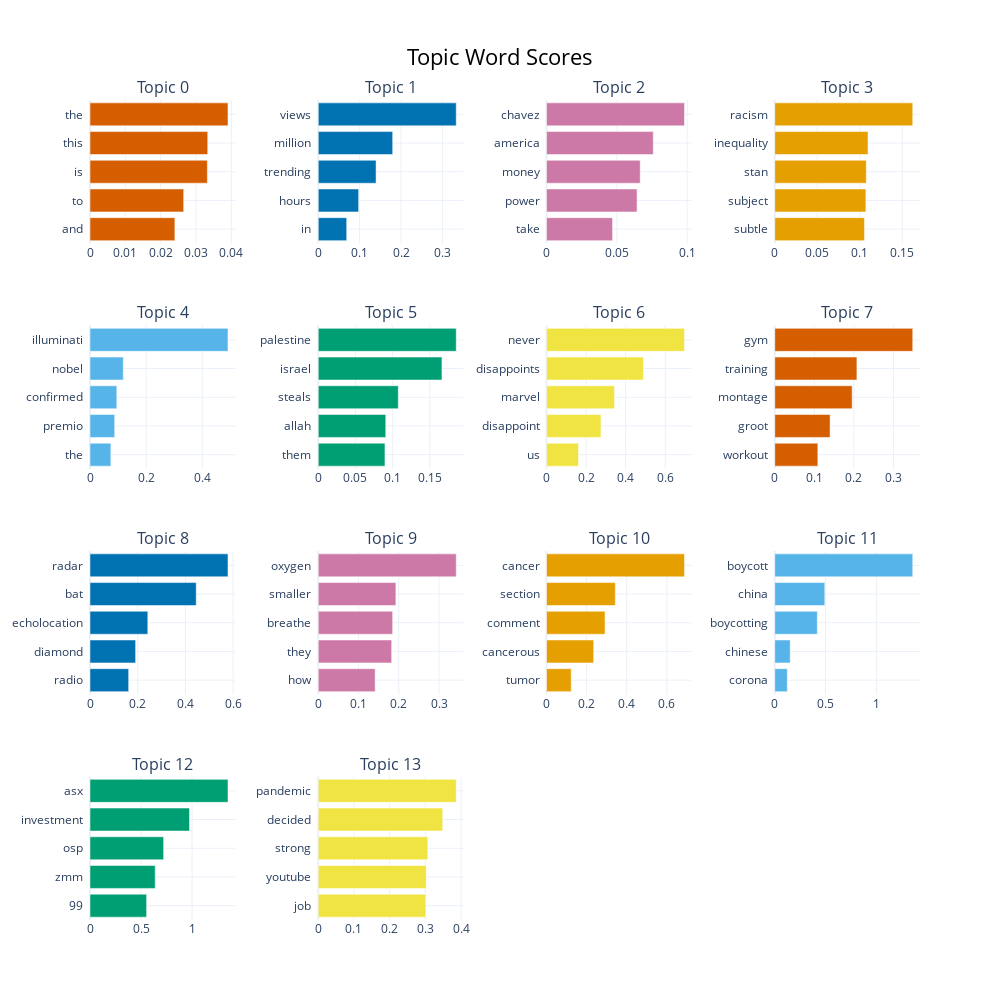

Notebook source saved alongside this figure:
### Code cell
import json
from bertopic import BERTopic

# 1. Recarregar os dados do arquivo (Mude para dataset_DC.json se for analisar a DC)
with open("dataset_Marvel.json", "r", encoding="utf-8") as f:
    data = json.load(f)

todos_comentarios = [c.get("text", "") for m in data.values() for c in m.get("comments", []) if len(c.get("text", "")) > 10]

# 2. Carregar o modelo e reduzir
topic_model = BERTopic.load("modelo_marvel_final")
topic_model.reduce_topics(todos_comentarios, nr_topics=15)

# 3. Gerar o gráfico
topic_model.visualize_barchart(top_n_topics=15)

### Figure 1 — Plotly figure (JSON) as saved in the notebook; plotly's stock layout.template omitted (floating-point values rounded to 4 significant figures)
{"data": [{"marker": {"color": "#D55E00"}, "orientation": "h", "type": "bar", "x": [0.02403, 0.02652, 0.03322, 0.03333, 0.03906], "xaxis": "x", "y": ["and  ", "to  ", "is  ", "this  ", "the  "], "yaxis": "y"}, {"marker": {"color": "#0072B2"}, "orientation": "h", "type": "bar", "x": [0.06874, 0.09761, 0.1398, 0.1799, 0.3335], "xaxis": "x2", "y": ["in  ", "hours  ", "trending  ", "million  ", "views  "], "yaxis": "y2"}, {"marker": {"color": "#CC79A7"}, "orientation": "h", "type": "bar", "x": [0.04695, 0.06437, 0.06659, 0.07588, 0.09807], "xaxis": "x3", "y": ["take  ", "power  ", "money  ", "america  ", "chavez  "], "yaxis": "y3"}, {"marker": {"color": "#E69F00"}, "orientation": "h", "type": "bar", "x": [0.1055, 0.1072, 0.1076, 0.1097, 0.1623], "xaxis": "x4", "y": ["subtle  ", "subject  ", "stan  ", "inequality  ", "racism  "], "yaxis": "y4"}, {"marker": {"color": "#56B4E9"}, "orientation": "h", "type": "bar", "x": [0.07429, 0.08788, 0.09544, 0.1185, 0.4913], "xaxis": "x5", "y": ["the  ", "premio  ", "confirmed  ", "nobel  ", "illuminati  "], "yaxis": "y5"}, {"marker": {"color": "#009E73"}, "orientation": "h", "type": "bar", "x": [0.08961, 0.09071, 0.1075, 0.1662, 0.1854], "xaxis": "x6", "y": ["them  ", "allah  ", "steals  ", "israel  ", "palestine  "], "yaxis": "y6"}, {"marker": {"color": "#F0E442"}, "orientation": "h", "type": "bar", "x": [0.1618, 0.2751, 0.3435, 0.4897, 0.6973], "xaxis": "x7", "y": ["us  ", "disappoint  ", "marvel  ", "disappoints  ", "never  "], "yaxis": "y7"}, {"marker": {"color": "#D55E00"}, "orientation": "h", "type": "bar", "x": [0.1089, 0.1398, 0.1955, 0.2076, 0.3486], "xaxis": "x8", "y": ["workout  ", "groot  ", "montage  ", "training  ", "gym  "], "yaxis": "y8"}, {"marker": {"color": "#0072B2"}, "orientation": "h", "type": "bar", "x": [0.1621, 0.1912, 0.2424, 0.4453, 0.5785], "xaxis": "x9", "y": ["radio  ", "diamond  ", "echolocation  ", "bat  ", "radar  "], "yaxis": "y9"}, {"marker": {"color": "#CC79A7"}, "orientation": "h", "type": "bar", "x": [0.1414, 0.1824, 0.1848, 0.1929, 0.3428], "xaxis": "x10", "y": ["how  ", "they  ", "breathe  ", "smaller  ", "oxygen  "], "yaxis": "y10"}, {"marker": {"color": "#E69F00"}, "orientation": "h", "type": "bar", "x": [0.1232, 0.2353, 0.2919, 0.3431, 0.6881], "xaxis": "x11", "y": ["tumor  ", "cancerous  ", "comment  ", "section  ", "cancer  "], "yaxis": "y11"}, {"marker": {"color": "#56B4E9"}, "orientation": "h", "type": "bar", "x": [0.1237, 0.1519, 0.4189, 0.4925, 1.358], "xaxis": "x12", "y": ["corona  ", "chinese  ", "boycotting  ", "china  ", "boycott  "], "yaxis": "y12"}, {"marker": {"color": "#009E73"}, "orientation": "h", "type": "bar", "x": [0.5549, 0.6392, 0.7217, 0.9754, 1.353], "xaxis": "x13", "y": ["99  ", "zmm  ", "osp  ", "investment  ", "asx  "], "yaxis": "y13"}, {"marker": {"color": "#F0E442"}, "orientation": "h", "type": "bar", "x": [0.3014, 0.3025, 0.3069, 0.3488, 0.3866], "xaxis": "x14", "y": ["job  ", "youtube  ", "strong  ", "decided  ", "pandemic  "], "yaxis": "y14"}], "layout": {"annotations": [{"font": {"size": 16}, "showarrow": false, "text": "Topic 0", "x": 0.0875, "xanchor": "center", "xref": "paper", "y": 1, "yanchor": "bottom", "yref": "paper"}, {"font": {"size": 16}, "showarrow": false, "text": "Topic 1", "x": 0.3625, "xanchor": "center", "xref": "paper", "y": 1, "yanchor": "bottom", "yref": "paper"}, {"font": {"size": 16}, "showarrow": false, "text": "Topic 2", "x": 0.6375, "xanchor": "center", "xref": "paper", "y": 1, "yanchor": "bottom", "yref": "paper"}, {"font": {"size": 16}, "showarrow": false, "text": "Topic 3", "x": 0.9125, "xanchor": "center", "xref": "paper", "y": 1, "yanchor": "bottom", "yref": "paper"}, {"font": {"size": 16}, "showarrow": false, "text": "Topic 4", "x": 0.0875, "xanchor": "center", "xref": "paper", "y": 0.725, "yanchor": "bottom", "yref": "paper"}, {"font": {"size": 16}, "showarrow": false, "text": "Topic 5", "x": 0.3625, "xanchor": "center", "xref": "paper", "y": 0.725, "yanchor": "bottom", "yref": "paper"}, {"font": {"size": 16}, "showarrow": false, "text": "Topic 6", "x": 0.6375, "xanchor": "center", "xref": "paper", "y": 0.725, "yanchor": "bottom", "yref": "paper"}, {"font": {"size": 16}, "showarrow": false, "text": "Topic 7", "x": 0.9125, "xanchor": "center", "xref": "paper", "y": 0.725, "yanchor": "bottom", "yref": "paper"}, {"font": {"size": 16}, "showarrow": false, "text": "Topic 8", "x": 0.0875, "xanchor": "center", "xref": "paper", "y": 0.45, "yanchor": "bottom", "yref": "paper"}, {"font": {"size": 16}, "showarrow": false, "text": "Topic 9", "x": 0.3625, "xanchor": "center", "xref": "paper", "y": 0.45, "yanchor": "bottom", "yref": "paper"}, {"font": {"size": 16}, "showarrow": false, "text": "Topic 10", "x": 0.6375, "xanchor": "center", "xref": "paper", "y": 0.45, "yanchor": "bottom", "yref": "paper"}, {"font": {"size": 16}, "showarrow": false, "text": "Topic 11", "x": 0.9125, "xanchor": "center", "xref": "paper", "y": 0.45, "yanchor": "bottom", "yref": "paper"}, {"font": {"size": 16}, "showarrow": false, "text": "Topic 12", "x": 0.0875, "xanchor": "center", "xref": "paper", "y": 0.175, "yanchor": "bottom", "yref": "paper"}, {"font": {"size": 16}, "showarrow": false, "text": "Topic 13", "x": 0.3625, "xanchor": "center", "xref": "paper", "y": 0.175, "yanchor": "bottom", "yref": "paper"}], "height": 1000, "hoverlabel": {"bgcolor": "white", "font": {"family": "Rockwell", "size": 16}}, "showlegend": false, "title": {"font": {"color": "Black", "size": 22}, "text": "Topic Word Scores", "x": 0.5, "xanchor": "center", "yanchor": "top"}, "width": 1000, "xaxis": {"anchor": "y", "domain": [0, 0.175], "showgrid": true}, "xaxis10": {"anchor": "y10", "domain": [0.275, 0.45], "showgrid": true}, "xaxis11": {"anchor": "y11", "domain": [0.55, 0.725], "showgrid": true}, "xaxis12": {"anchor": "y12", "domain": [0.825, 1], "showgrid": true}, "xaxis13": {"anchor": "y13", "domain": [0, 0.175], "showgrid": true}, "xaxis14": {"anchor": "y14", "domain": [0.275, 0.45], "showgrid": true}, "xaxis15": {"anchor": "y15", "domain": [0.55, 0.725], "showgrid": true}, "xaxis16": {"anchor": "y16", "domain": [0.825, 1], "showgrid": true}, "xaxis2": {"anchor": "y2", "domain": [0.275, 0.45], "showgrid": true}, "xaxis3": {"anchor": "y3", "domain": [0.55, 0.725], "showgrid": true}, "xaxis4": {"anchor": "y4", "domain": [0.825, 1], "showgrid": true}, "xaxis5": {"anchor": "y5", "domain": [0, 0.175], "showgrid": true}, "xaxis6": {"anchor": "y6", "domain": [0.275, 0.45], "showgrid": true}, "xaxis7": {"anchor": "y7", "domain": [0.55, 0.725], "showgrid": true}, "xaxis8": {"anchor": "y8", "domain": [0.825, 1], "showgrid": true}, "xaxis9": {"anchor": "y9", "domain": [0, 0.175], "showgrid": true}, "yaxis": {"anchor": "x", "domain": [0.825, 1], "showgrid": true}, "yaxis10": {"anchor": "x10", "domain": [0.275, 0.45], "showgrid": true}, "yaxis11": {"anchor": "x11", "domain": [0.275, 0.45], "showgrid": true}, "yaxis12": {"anchor": "x12", "domain": [0.275, 0.45], "showgrid": true}, "yaxis13": {"anchor": "x13", "domain": [0, 0.175], "showgrid": true}, "yaxis14": {"anchor": "x14", "domain": [0, 0.175], "showgrid": true}, "yaxis15": {"anchor": "x15", "domain": [0, 0.175], "showgrid": true}, "yaxis16": {"anchor": "x16", "domain": [0, 0.175], "showgrid": true}, "yaxis2": {"anchor": "x2", "domain": [0.825, 1], "showgrid": true}, "yaxis3": {"anchor": "x3", "domain": [0.825, 1], "showgrid": true}, "yaxis4": {"anchor": "x4", "domain": [0.825, 1], "showgrid": true}, "yaxis5": {"anchor": "x5", "domain": [0.55, 0.725], "showgrid": true}, "yaxis6": {"anchor": "x6", "domain": [0.55, 0.725], "showgrid": true}, "yaxis7": {"anchor": "x7", "domain": [0.55, 0.725], "showgrid": true}, "yaxis8": {"anchor": "x8", "domain": [0.55, 0.725], "showgrid": true}, "yaxis9": {"anchor": "x9", "domain": [0.275, 0.45], "showgrid": true}}}
